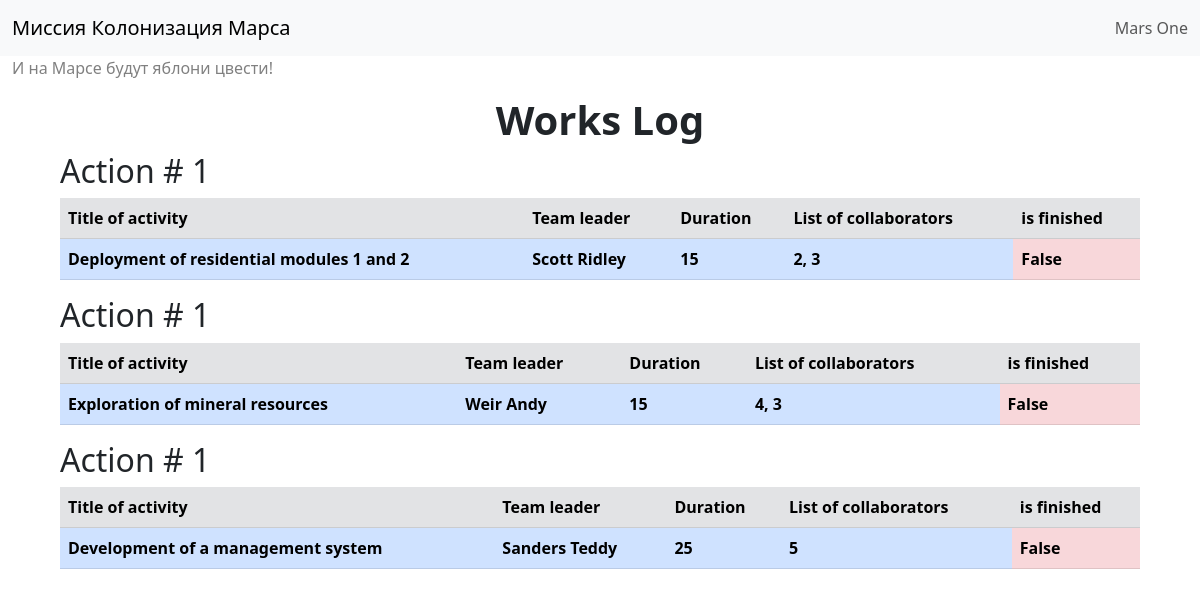
The page / on the database its author committed.
### data/jobs.py (models this page shows)
class Jobs(SqlAlchemyBase):
    __tablename__ = "jobs"
    id = sqlalchemy.Column(sqlalchemy.Integer,
                           primary_key=True, autoincrement=True)
    team_leader = sqlalchemy.Column(sqlalchemy.Integer, sqlalchemy.ForeignKey("users.id"))
    job = sqlalchemy.Column(sqlalchemy.String, nullable=True)
    work_size = sqlalchemy.Column(sqlalchemy.Integer, nullable=True)
    collaborators = sqlalchemy.Column(sqlalchemy.String, nullable=True)
    start_date = sqlalchemy.Column(sqlalchemy.DateTime, nullable=True)
    end_date = sqlalchemy.Column(sqlalchemy.DateTime, nullable=True)
    is_finished = sqlalchemy.Column(sqlalchemy.Boolean, nullable=True)
    user = orm.relationship('User')

### main.py (the view)
@app.route("/")
def index():
    db_session.global_init("db/mars_explorer.db")
    db_sess = db_session.create_session()
    jobs_list = []
    for job in db_sess.query(Jobs).all():
        d = {
            "title-of-activity": job.job,
            "team-leader": job.team_leader,
            "duration": job.work_size,
            "collaborators": job.collaborators,
            "is-finished": job.is_finished
        }
        jobs_list.append(d)
    print(jobs_list)
    return render_template("works_log.html", jobs_list=jobs_list)

### data/db_session.py (called while the page is built, shortened)
def global_init(db_file):
    global __factory
    if __factory:
        return

def create_session() -> Session:
    global __factory
    return __factory()

### templates/works_log.html
{% extends "base.html" %}
{% block content %}
<h1 class="works-log">Works Log</h1>
{% for job in jobs_list %}
<div class="action">
    <h2>Action # 1</h2>
    <table class="table">
        <thead class="table-secondary">
            <tr>
                <th>Title of activity</th>
                <th>Team leader</th>
                <th>Duration</th>
                <th>List of collaborators</th>
                <th>is finished</th>
            </tr>
        </thead>
        <tbody class="table-primary">
            <tr>
                <th>{{ job['title-of-activity'] }}</th>
                <th>{{ job['team-leader'] }}</th>
                <th>{{ job['duration'] }}</th>
                <th>{{ job['collaborators'] }}</th>
                <th class="table-danger">{{ job['is-finished'] }}</th>
            </tr>
        </tbody>
    </table>
</div>
{% endfor %}
{% endblock %}

### templates/base.html (shortened to what this page needs)
<!DOCTYPE HTML>
<html>
<head>
    <link href="https://cdn.jsdelivr.net/npm/bootstrap@5.3.0-alpha3/dist/css/bootstrap.min.css"
          rel="stylesheet"
>
    <link href="static/css/style.css" rel="stylesheet">
</head>
<body>
    <nav class="navbar bg-body-tertiary">
        <div class="container-fluid">
            <a class="navbar-brand">Миссия Колонизация Марса</a>
            <span class="navbar-text">Mars One</span>
        </div>
    </nav>
    <p class="slogan">И на Марсе будут яблони цвести!</p>
    <main>
        {% block content %}
        {% endblock %}
    </main>
</body>
</html>

### static/css/style.css (style rules this page uses)
.slogan { color: gray; padding-left: 12px; }
.works-log { font-weight: bold; text-align: center; }
.action { width: 90%; margin-inline: 5%; }

### rows shown on the page
Jobs: job "Deployment of residential modules 1 and 2", team_leader "Scott Ridley", duration "15", collaborators "2, 3", job "False"
Jobs: job "Exploration of mineral resources", team_leader "Weir Andy", duration "15", collaborators "4, 3", job "False"
Jobs: job "Development of a management system", team_leader "Sanders Teddy", duration "25", collaborators "5", job "False"
